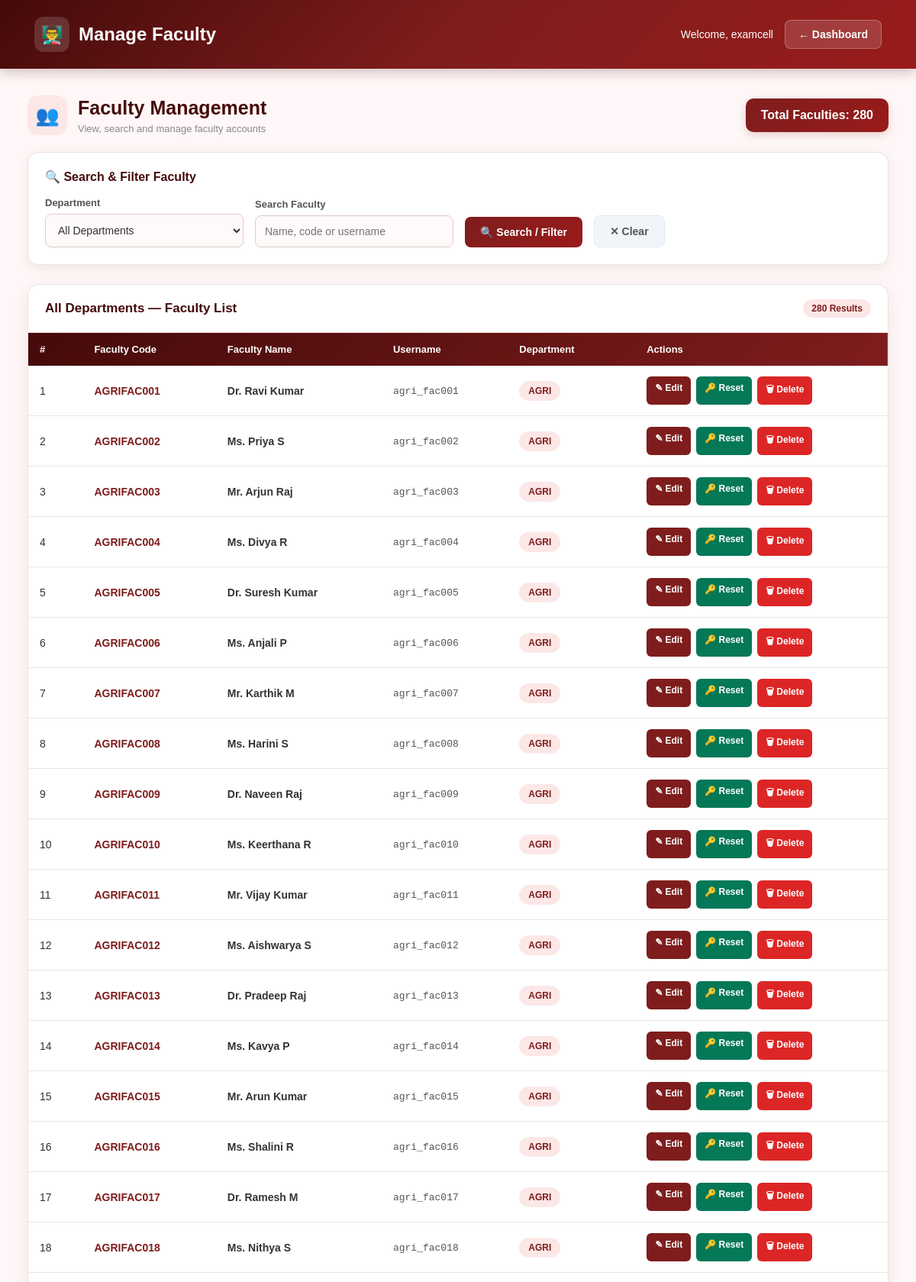
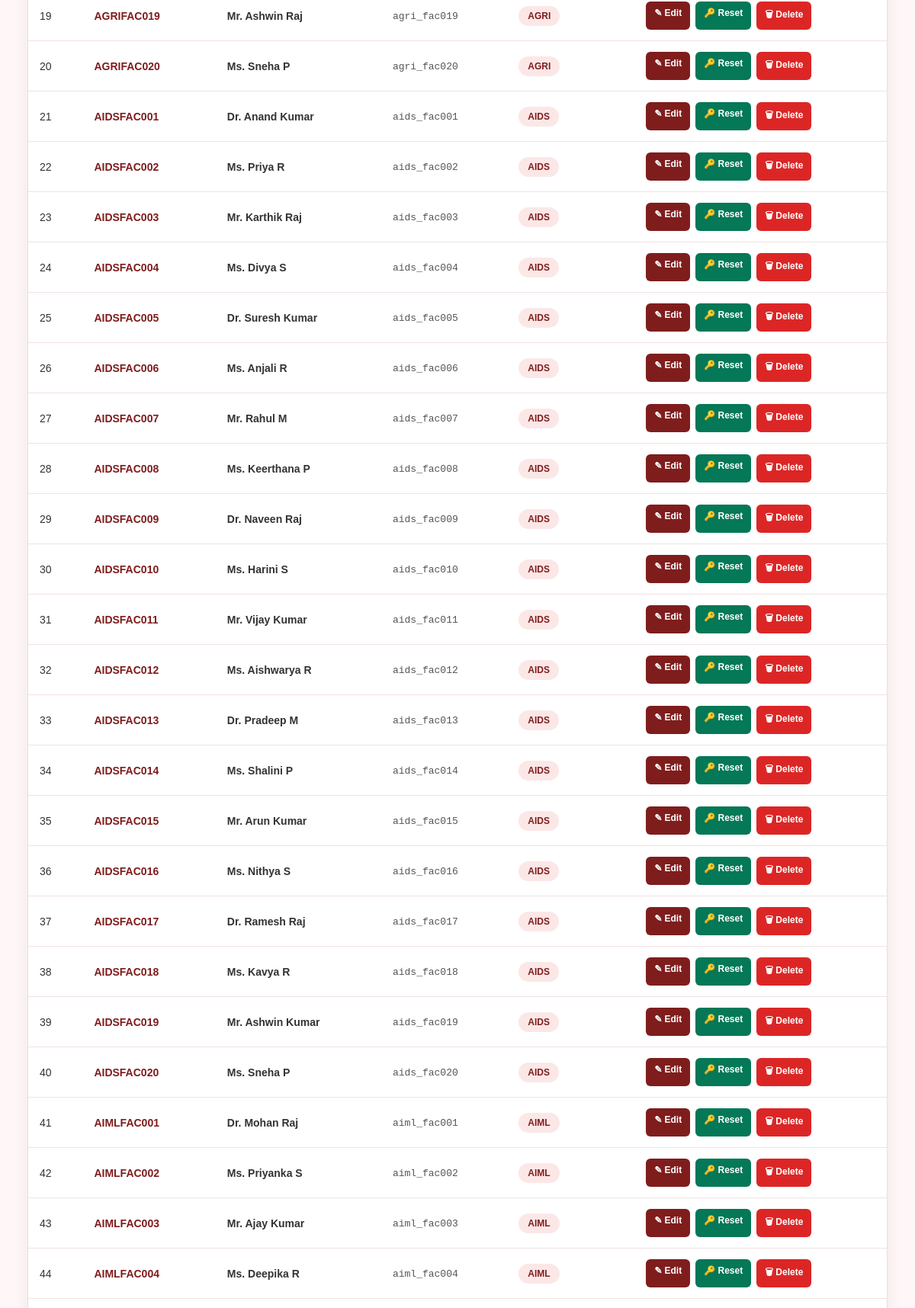
Page /manage_faculty.php (signed in, upper part) on the committed database (2 pictures, top to bottom).
### tables this page shows
CREATE TABLE `faculty` (
  `faculty_id` int(11) NOT NULL,
  `faculty_code` varchar(20) NOT NULL,
  `faculty_name` varchar(100) NOT NULL,
  `username` varchar(50) NOT NULL,
  `password` varchar(255) NOT NULL,
  `department` varchar(50) NOT NULL
);

### manage_faculty.php (the view, shortened to what this page needs)
<?php
include 'db_connect.php';
$department = isset($_GET['department'])
    ? trim($_GET['department'])
    : "";
$search = isset($_GET['search'])
    ? trim($_GET['search'])
    : "";
$sql = "
    SELECT
        faculty_id,
        faculty_code,
        faculty_name,
        username,
        department
    FROM faculty
    WHERE 1 = 1
";
$sql .= "
    ORDER BY department ASC, faculty_code ASC
";
$stmt = $conn->prepare($sql);
$stmt->execute();
$result = $stmt->get_result();
$count_query = $conn->query("
    SELECT COUNT(*) AS total
    FROM faculty
");
$count_row = $count_query->fetch_assoc();
$total_faculty = $count_row['total'];
?>
<!DOCTYPE html>
<html lang="en">
<head>
</head>
<body>
<div class="header">
    <div class="header-left">
        <div class="header-icon">
            👨‍🏫
        </div>
        <h1>
            Manage Faculty
        </h1>
    </div>
    <div class="header-right">
        <span class="admin-name">
            Welcome,
            <?php
            echo htmlspecialchars(
                $_SESSION['admin_username']
            );
            ?>
        </span>
        <a
            href="admin_dashboard.php"
            class="dashboard-btn"
        >
            ← Dashboard
        </a>
    </div>
</div>
<div class="container">
    <div class="top-section">
        <div class="title-area">
            <div class="title-icon">
                👥
            </div>
            <div>
                <h2>
                    Faculty Management
                </h2>
                <p>
                    View, search and manage faculty accounts
                </p>
            </div>
        </div>
        <div class="total-box">
            Total Faculties:
            <?php echo $total_faculty; ?>
        </div>
    </div>
    <div class="filter-box">
        <div class="filter-title">
            🔍 Search & Filter Faculty
        </div>
        <form
            method="GET"
            action="manage_faculty.php"
            class="filter-form"
        >
            <div class="form-group">
                <label>
                    Department
                </label>
                <select name="department">
                    <option value="">
                        All Departments
                    </option>
                </select>
            </div>
            <div class="form-group">
                <label>
                    Search Faculty
                </label>
                <input
                    type="text"
                    name="search"
                    placeholder="Name, code or username"
                    value="<?php echo htmlspecialchars($search); ?>"
                >
            </div>
            <button
                type="submit"
                class="filter-btn"
            >
                🔍 Search / Filter
            </button>
            <a
                href="manage_faculty.php"
                class="clear-btn"
            >
                ✕ Clear
            </a>
        </form>
    </div>
    <div class="table-box">
        <div class="table-header">
            <h3>
                <?php
                if ($department !== "") {
                    echo htmlspecialchars($department);
                } else {
                    echo "All Departments";
                }
                ?>
                — Faculty List
            </h3>
            <span class="result-count">
                <?php echo $result->num_rows; ?>
                Results
            </span>
        </div>
        <div class="table-wrapper">
            <table>
                <thead>
                    <tr>
                        <th>
                            #
                        </th>
                        <th>
                            Faculty Code
                        </th>
                        <th>
                            Faculty Name
                        </th>
                        <th>
                            Username
                        </th>
                        <th>
                            Department
                        </th>
                        <th>
                            Actions
                        </th>
                    </tr>
                </thead>
                <tbody>
                <?php
                $count = 1;
                if ($result->num_rows > 0) {
                    while ($faculty = $result->fetch_assoc()) {
                ?>
                    <tr>
                        <td>
                            <?php
                            echo $count++;
                            ?>
                        </td>
                        <td>
                            <span class="faculty-code">
                                <?php
                                echo htmlspecialchars(
                                    $faculty['faculty_code']
                                );
                                ?>
                            </span>
                        </td>
                        <td>
                            <strong>
                                <?php
                                echo htmlspecialchars(
                                    $faculty['faculty_name']
                                );
                                ?>
                            </strong>
                        </td>
                        <td>
                            <span class="username">
                                <?php
                                echo htmlspecialchars(
                                    $faculty['username']
                                );
                                ?>
                            </span>
                        </td>
                        <td>
                            <span class="department-badge">
                                <?php
                                echo htmlspecialchars(
                                    $faculty['department']
                                );
                                ?>
                            </span>
                        </td>
                        <td>
                            <div class="actions">
                                <a
                                    href="edit_faculty.php?id=<?php echo $faculty['faculty_id']; ?>"
                                    class="edit-btn"
                                >
                                    ✎ Edit
                                </a>
                                <a
                                    href="faculty_reset_password.php?id=<?php echo $faculty['faculty_id']; ?>"
                                    class="reset-btn"
                                >
                                    🔑 Reset
                                </a>
                                <a
                                    href="manage_faculty.php?delete=<?php echo $faculty['faculty_id']; ?>"
                                    class="delete-btn"
                                    onclick="return confirm(
                                        'Are you sure you want to delete this faculty?'
                                    );"
                                >
                                    🗑 Delete
                                </a>
                            </div>
                        </td>
                    </tr>
                <?php
                    }
                }
                ?>
                </tbody>
            </table>
        </div>
    </div>
</div>
</body>
</html>

### manage_faculty.php (style rules this page uses)
* { box-sizing: border-box; }
body { margin: 0; font-family: Arial, Helvetica, sans-serif; background: #fff7f7; color: #333; }
.header { background: linear-gradient( 135deg, #450a0a, #7f1d1d, #991b1b ); color: white; padding: 22px 45px; display: flex; justify-content: space-between; align-items: center; box-shadow: 0 4px 15px rgba(69, 10, 10, 0.25); }
.header-left { display: flex; align-items: center; gap: 12px; }
.header-icon { width: 46px; height: 46px; background: rgba(255,255,255,0.15); border-radius: 12px; display: flex; align-items: center; justify-content: center; font-size: 23px; }
.header h1 { margin: 0; font-size: 24px; }
.header-right { display: flex; align-items: center; gap: 15px; }
.admin-name { font-size: 14px; }
.dashboard-btn { background: rgba(255,255,255,0.15); border: 1px solid rgba(255,255,255,0.25); color: white; text-decoration: none; padding: 10px 17px; border-radius: 8px; font-weight: bold; font-size: 14px; transition: 0.3s; }
.container { width: 94%; max-width: 1450px; margin: 35px auto; }
.top-section { display: flex; justify-content: space-between; align-items: center; margin-bottom: 22px; }
.title-area { display: flex; align-items: center; gap: 14px; }
.title-icon { width: 52px; height: 52px; border-radius: 13px; background: #fce7e7; color: #7f1d1d; display: flex; align-items: center; justify-content: center; font-size: 25px; }
.top-section h2 { margin: 0; color: #450a0a; font-size: 25px; }
.title-area p { margin: 5px 0 0; color: #888; font-size: 13px; }
.total-box { background: linear-gradient( 135deg, #7f1d1d, #991b1b ); color: white; padding: 13px 20px; border-radius: 10px; font-weight: bold; box-shadow: 0 4px 12px rgba(127,29,29,0.18); }
.filter-box { background: white; padding: 22px; border-radius: 14px; border: 1px solid #f0dede; box-shadow: 0 5px 18px rgba(69,10,10,0.07); margin-bottom: 25px; }
.filter-title { color: #450a0a; font-size: 16px; font-weight: bold; margin-bottom: 17px; }
.filter-form { display: flex; gap: 15px; align-items: end; flex-wrap: wrap; }
.form-group { display: flex; flex-direction: column; gap: 7px; }
.form-group label { font-size: 13px; font-weight: bold; color: #555; }
select, input[type="text"] { width: 260px; padding: 12px; border: 1px solid #e0caca; border-radius: 8px; font-size: 14px; background: #fffafa; outline: none; color: #333; }
.filter-btn { background: linear-gradient( 135deg, #7f1d1d, #991b1b ); color: white; border: none; padding: 12px 20px; border-radius: 8px; cursor: pointer; font-weight: bold; font-size: 14px; transition: 0.3s; }
.clear-btn { background: #f1f5f9; color: #555; text-decoration: none; padding: 12px 20px; border-radius: 8px; border: 1px solid #e2e8f0; font-weight: bold; font-size: 14px; }
.table-box { background: white; border-radius: 15px; border: 1px solid #f0dede; box-shadow: 0 6px 20px rgba(69,10,10,0.08); overflow: hidden; }
.table-header { padding: 19px 22px; border-bottom: 1px solid #f0dede; display: flex; justify-content: space-between; align-items: center; }
.table-header h3 { margin: 0; color: #450a0a; font-size: 17px; }
.result-count { background: #fce7e7; color: #7f1d1d; padding: 5px 11px; border-radius: 20px; font-size: 12px; font-weight: bold; }
.table-wrapper { width: 100%; overflow-x: auto; }
table { width: 100%; border-collapse: collapse; min-width: 950px; }
thead { background: linear-gradient( 135deg, #450a0a, #7f1d1d ); color: white; }
th { padding: 14px 15px; text-align: left; font-size: 13px; white-space: nowrap; }
td { padding: 14px 15px; border-bottom: 1px solid #f1e3e3; font-size: 14px; }
tbody tr { transition: 0.2s; }
.faculty-code { font-weight: bold; color: #7f1d1d; }
.username { color: #555; font-family: monospace; font-size: 13px; }
.department-badge { display: inline-block; background: #fce7e7; color: #7f1d1d; padding: 6px 12px; border-radius: 20px; font-size: 12px; font-weight: bold; }
.actions { display: flex; gap: 7px; flex-wrap: wrap; }
.edit-btn, .reset-btn, .delete-btn { display: inline-block; color: white; padding: 8px 11px; border-radius: 6px; text-decoration: none; font-size: 12px; font-weight: bold; transition: 0.2s; }
.edit-btn { background: #7f1d1d; }
.reset-btn { background: #047857; }
.delete-btn { background: #dc2626; }

### rows in the picture
faculty: faculty_code "AGRIFAC001", faculty_name "Dr. Ravi Kumar", username "agri_fac001", department "AGRI"
faculty: faculty_code "AGRIFAC002", faculty_name "Ms. Priya S", username "agri_fac002", department "AGRI"
faculty: faculty_code "AGRIFAC003", faculty_name "Mr. Arjun Raj", username "agri_fac003", department "AGRI"
faculty: faculty_code "AGRIFAC004", faculty_name "Ms. Divya R", username "agri_fac004", department "AGRI"
faculty: faculty_code "AGRIFAC005", faculty_name "Dr. Suresh Kumar", username "agri_fac005", department "AGRI"
faculty: faculty_code "AGRIFAC006", faculty_name "Ms. Anjali P", username "agri_fac006", department "AGRI"
faculty: faculty_code "AGRIFAC007", faculty_name "Mr. Karthik M", username "agri_fac007", department "AGRI"
faculty: faculty_code "AGRIFAC008", faculty_name "Ms. Harini S", username "agri_fac008", department "AGRI"
faculty: faculty_code "AGRIFAC009", faculty_name "Dr. Naveen Raj", username "agri_fac009", department "AGRI"
faculty: faculty_code "AGRIFAC010", faculty_name "Ms. Keerthana R", username "agri_fac010", department "AGRI"
faculty: faculty_code "AGRIFAC011", faculty_name "Mr. Vijay Kumar", username "agri_fac011", department "AGRI"
faculty: faculty_code "AGRIFAC012", faculty_name "Ms. Aishwarya S", username "agri_fac012", department "AGRI"
faculty: faculty_code "AGRIFAC013", faculty_name "Dr. Pradeep Raj", username "agri_fac013", department "AGRI"
faculty: faculty_code "AGRIFAC014", faculty_name "Ms. Kavya P", username "agri_fac014", department "AGRI"
faculty: faculty_code "AGRIFAC015", faculty_name "Mr. Arun Kumar", username "agri_fac015", department "AGRI"
faculty: faculty_code "AGRIFAC016", faculty_name "Ms. Shalini R", username "agri_fac016", department "AGRI"
faculty: faculty_code "AGRIFAC017", faculty_name "Dr. Ramesh M", username "agri_fac017", department "AGRI"
faculty: faculty_code "AGRIFAC018", faculty_name "Ms. Nithya S", username "agri_fac018", department "AGRI"
faculty: faculty_code "AGRIFAC019", faculty_name "Mr. Ashwin Raj", username "agri_fac019", department "AGRI"
faculty: faculty_code "AGRIFAC020", faculty_name "Ms. Sneha P", username "agri_fac020", department "AGRI"
faculty: faculty_code "AIDSFAC001", faculty_name "Dr. Anand Kumar", username "aids_fac001", department "AIDS"
faculty: faculty_code "AIDSFAC002", faculty_name "Ms. Priya R", username "aids_fac002", department "AIDS"
faculty: faculty_code "AIDSFAC003", faculty_name "Mr. Karthik Raj", username "aids_fac003", department "AIDS"
faculty: faculty_code "AIDSFAC004", faculty_name "Ms. Divya S", username "aids_fac004", department "AIDS"
faculty: faculty_code "AIDSFAC005", faculty_name "Dr. Suresh Kumar", username "aids_fac005", department "AIDS"
faculty: faculty_code "AIDSFAC006", faculty_name "Ms. Anjali R", username "aids_fac006", department "AIDS"
faculty: faculty_code "AIDSFAC007", faculty_name "Mr. Rahul M", username "aids_fac007", department "AIDS"
faculty: faculty_code "AIDSFAC008", faculty_name "Ms. Keerthana P", username "aids_fac008", department "AIDS"
faculty: faculty_code "AIDSFAC009", faculty_name "Dr. Naveen Raj", username "aids_fac009", department "AIDS"
faculty: faculty_code "AIDSFAC010", faculty_name "Ms. Harini S", username "aids_fac010", department "AIDS"
faculty: faculty_code "AIDSFAC011", faculty_name "Mr. Vijay Kumar", username "aids_fac011", department "AIDS"
faculty: faculty_code "AIDSFAC012", faculty_name "Ms. Aishwarya R", username "aids_fac012", department "AIDS"
faculty: faculty_code "AIDSFAC013", faculty_name "Dr. Pradeep M", username "aids_fac013", department "AIDS"
faculty: faculty_code "AIDSFAC014", faculty_name "Ms. Shalini P", username "aids_fac014", department "AIDS"
faculty: faculty_code "AIDSFAC015", faculty_name "Mr. Arun Kumar", username "aids_fac015", department "AIDS"
faculty: faculty_code "AIDSFAC016", faculty_name "Ms. Nithya S", username "aids_fac016", department "AIDS"
faculty: faculty_code "AIDSFAC017", faculty_name "Dr. Ramesh Raj", username "aids_fac017", department "AIDS"
faculty: faculty_code "AIDSFAC018", faculty_name "Ms. Kavya R", username "aids_fac018", department "AIDS"
faculty: faculty_code "AIDSFAC019", faculty_name "Mr. Ashwin Kumar", username "aids_fac019", department "AIDS"
faculty: faculty_code "AIDSFAC020", faculty_name "Ms. Sneha P", username "aids_fac020", department "AIDS"
faculty: faculty_code "AIMLFAC001", faculty_name "Dr. Mohan Raj", username "aiml_fac001", department "AIML"
faculty: faculty_code "AIMLFAC002", faculty_name "Ms. Priyanka S", username "aiml_fac002", department "AIML"
faculty: faculty_code "AIMLFAC003", faculty_name "Mr. Ajay Kumar", username "aiml_fac003", department "AIML"
faculty: faculty_code "AIMLFAC004", faculty_name "Ms. Deepika R", username "aiml_fac004", department "AIML"

### other values in the picture
$_SESSION['admin_username'] "examcell"
$total_faculty "280"
$result->num_rows "280"
